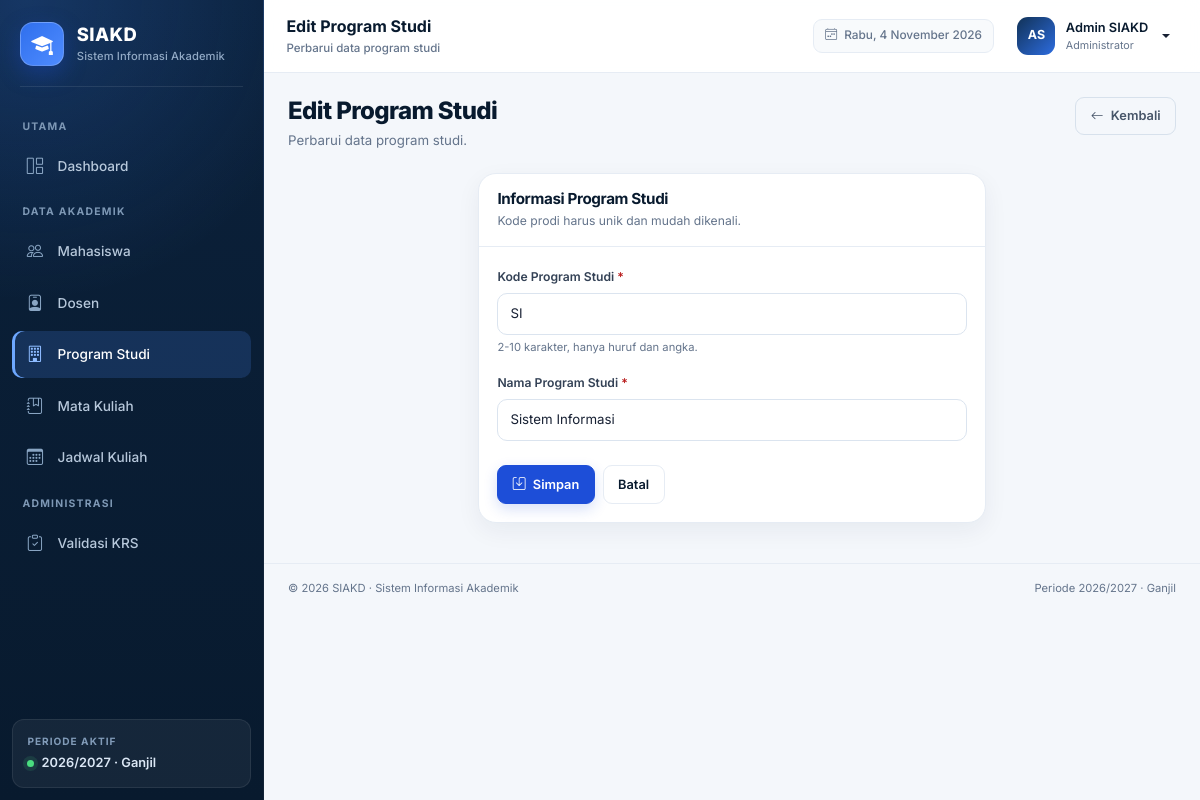
/admin/prodi_form.php?id=2 (signed in), run on the app's committed database.
### tables this page shows
CREATE TABLE `users` (
    `id` INT UNSIGNED NOT NULL AUTO_INCREMENT,
    `nama` VARCHAR(100) NOT NULL,
    `email` VARCHAR(120) NOT NULL,
    `password` VARCHAR(255) NOT NULL,
    `role` ENUM('admin', 'dosen', 'mahasiswa') NOT NULL,
    `status` ENUM('aktif', 'nonaktif') NOT NULL DEFAULT 'aktif',
    `created_at` TIMESTAMP NOT NULL DEFAULT CURRENT_TIMESTAMP,
    `updated_at` TIMESTAMP NOT NULL DEFAULT CURRENT_TIMESTAMP ON UPDATE CURRENT_TIMESTAMP,
    PRIMARY KEY (`id`),
    UNIQUE KEY `uq_users_email` (`email`),
    KEY `idx_users_role` (`role`)
);

CREATE TABLE `prodi` (
    `id` INT UNSIGNED NOT NULL AUTO_INCREMENT,
    `kode_prodi` VARCHAR(10) NOT NULL,
    `nama_prodi` VARCHAR(100) NOT NULL,
    `created_at` TIMESTAMP NOT NULL DEFAULT CURRENT_TIMESTAMP,
    `updated_at` TIMESTAMP NOT NULL DEFAULT CURRENT_TIMESTAMP ON UPDATE CURRENT_TIMESTAMP,
    PRIMARY KEY (`id`),
    UNIQUE KEY `uq_prodi_kode` (`kode_prodi`),
    UNIQUE KEY `uq_prodi_nama` (`nama_prodi`)
);

### includes/functions.php (called while the page is built, shortened)
<?php
function base_url(string $path = ''): string
{
    $path = ltrim($path, '/');
    return BASE_URL . ($path !== '' ? '/' . $path : '/');
}
function e(mixed $value): string
{
    return htmlspecialchars((string) $value, ENT_QUOTES | ENT_SUBSTITUTE, 'UTF-8');
}
function pull_form_state(): array
{
    $state = [
        'old' => is_array($_SESSION['_old_input'] ?? null) ? $_SESSION['_old_input'] : [],
        'errors' => is_array($_SESSION['_form_errors'] ?? null) ? $_SESSION['_form_errors'] : [],
    ];
    return $state;
}
function query(string $key, mixed $default = ''): mixed
{
    $value = $_GET[$key];
    return is_string($value) ? trim($value) : $value;
}
function initials(string $name): string
{
    $parts = preg_split('/\s+/', trim($name)) ?: [];
    $initials = '';
    foreach (array_slice($parts, 0, 2) as $part) {
        $initials .= mb_strtoupper(mb_substr($part, 0, 1));
    }
    return $initials !== '' ? $initials : 'U';
}
function role_label(string $role): string
{
    return match ($role) {
        'admin' => 'Administrator',
        'dosen' => 'Dosen',
        'mahasiswa' => 'Mahasiswa',
        default => ucfirst($role),
    };
}

### includes/auth.php (called while the page is built, shortened)
<?php
require_once __DIR__ . '/../config/database.php';
require_once __DIR__ . '/functions.php';
function current_user(): ?array
{
    static $loaded = false;
    static $user = null;
    if ($loaded) {
        return $user;
    }
    $loaded = true;
    $userId = (int) ($_SESSION['user_id'] ?? 0);
    try {
        $stmt = db()->prepare(
            "SELECT u.id, u.nama, u.email, u.role, u.status, u.created_at,
                    m.id AS mahasiswa_id, m.nim, m.prodi_id AS mahasiswa_prodi_id,
                    m.angkatan, m.jenis_kelamin, m.alamat,
                    d.id AS dosen_id, d.nidn, d.prodi_id AS dosen_prodi_id
             FROM users u
             LEFT JOIN mahasiswa m ON m.user_id = u.id
             LEFT JOIN dosen d ON d.user_id = u.id
             WHERE u.id = :id AND u.status = 'aktif'
             LIMIT 1"
        );
        $stmt->execute(['id' => $userId]);
        $result = $stmt->fetch();
        if ($result) {
            $user = $result;
            return $user;
        }
    } catch (Throwable $exception) {
        error_log('Auth check failed: ' . $exception->getMessage());
    }
    return null;
}
function require_login(): array
{
    $user = current_user();
    return $user;
}
function require_role(string ...$roles): array
{
    $user = require_login();
    return $user;
}

### config/database.php (called while the page is built, shortened)
<?php
function db(): PDO
{
    static $pdo = null;
    if ($pdo instanceof PDO) {
        return $pdo;
    }
    $dsn = sprintf(
        'mysql:host=%s;port=%s;dbname=%s;charset=utf8mb4',
        DB_HOST,
        DB_PORT,
        DB_NAME
    );
    try {
        $pdo = new PDO($dsn, DB_USER, DB_PASS, [
            PDO::ATTR_ERRMODE => PDO::ERRMODE_EXCEPTION,
            PDO::ATTR_DEFAULT_FETCH_MODE => PDO::FETCH_ASSOC,
            PDO::ATTR_EMULATE_PREPARES => false,
        ]);
    } catch (PDOException $exception) {
        error_log('Database connection failed: ' . $exception->getMessage());
        throw new RuntimeException(
            'Koneksi database gagal. Pastikan MySQL berjalan dan database "siakd" sudah diimpor dari database.sql.'
        );
    }
    return $pdo;
}

### admin/prodi_form.php (the view, shortened to what this page needs)
<?php
require_once __DIR__ . '/../includes/auth.php';
require_role('admin');
$id = max(0, (int) query('id', 0));
$isEdit = $id > 0;
$data = ['kode_prodi' => '', 'nama_prodi' => ''];
if ($isEdit) {
    $stmt = db()->prepare('SELECT * FROM prodi WHERE id = :id LIMIT 1');
    $stmt->execute(['id' => $id]);
    $found = $stmt->fetch();
    $data = $found;
}
$state = pull_form_state();
$old = $state['old'];
$errors = $state['errors'];
$value = static fn (string $key): string => (string) ($old[$key] ?? $data[$key] ?? '');
$error = static fn (string $key): ?string => $errors[$key] ?? null;
$pageTitle = $isEdit ? 'Edit Program Studi' : 'Tambah Program Studi';
$pageSubtitle = $isEdit ? 'Perbarui data program studi' : 'Tambahkan program studi baru';
require_once __DIR__ . '/../includes/header.php';
?>
<div class="page-heading">
    <div>
        <h1><?= e($pageTitle) ?></h1>
        <p><?= e($pageSubtitle) ?>.</p>
    </div>
    <a href="<?= e(base_url('admin/prodi.php')) ?>" class="btn btn-outline-secondary"><i class="bi bi-arrow-left me-1" aria-hidden="true"></i> Kembali</a>
</div>
<div class="row justify-content-center">
    <div class="col-lg-7">
        <div class="card">
            <div class="card-header">
                <h2>Informasi Program Studi</h2>
                <p class="section-subtitle mt-1">Kode prodi harus unik dan mudah dikenali.</p>
            </div>
            <div class="card-body">
                <form action="<?= e(base_url('actions/prodi.php')) ?>" method="post" novalidate>
                    <div class="mb-3">
                        <label for="kode_prodi" class="form-label">Kode Program Studi <span class="required">*</span></label>
                        <input type="text" class="form-control <?= $error('kode_prodi') ? 'is-invalid' : '' ?>" id="kode_prodi" name="kode_prodi" value="<?= e($value('kode_prodi')) ?>" maxlength="10" placeholder="Contoh: TI" style="text-transform: uppercase;" required>
                        <div class="form-text">2-10 karakter, hanya huruf dan angka.</div>
                    </div>
                    <div class="mb-4">
                        <label for="nama_prodi" class="form-label">Nama Program Studi <span class="required">*</span></label>
                        <input type="text" class="form-control <?= $error('nama_prodi') ? 'is-invalid' : '' ?>" id="nama_prodi" name="nama_prodi" value="<?= e($value('nama_prodi')) ?>" maxlength="100" placeholder="Contoh: Teknik Informatika" required>
                    </div>
                    <div class="d-flex gap-2">
                        <button type="submit" class="btn btn-primary"><i class="bi bi-save me-1" aria-hidden="true"></i> Simpan</button>
                        <a href="<?= e(base_url('admin/prodi.php')) ?>" class="btn btn-light">Batal</a>
                    </div>
                </form>
            </div>
        </div>
    </div>
</div>
<?php require_once __DIR__ . '/../includes/footer.php'; ?>

### includes/navbar.php (shortened to what this page needs)
<?php
$hariInggris = ['Sunday' => 'Minggu', 'Monday' => 'Senin', 'Tuesday' => 'Selasa', 'Wednesday' => 'Rabu', 'Thursday' => 'Kamis', 'Friday' => 'Jumat', 'Saturday' => 'Sabtu'];
$bulanInggris = [1 => 'Januari', 'Februari', 'Maret', 'April', 'Mei', 'Juni', 'Juli', 'Agustus', 'September', 'Oktober', 'November', 'Desember'];
$tanggalHariIni = ($hariInggris[date('l')] ?? date('l')) . ', ' . date('j') . ' ' . ($bulanInggris[(int) date('n')] ?? '') . ' ' . date('Y');
?>
<nav class="app-topbar d-flex align-items-center justify-content-between gap-2" aria-label="Navigasi atas">
    <div class="d-flex align-items-center gap-2 gap-md-3 min-w-0">
        <div class="min-w-0">
            <p class="topbar-title"><?= e($pageTitle) ?></p>
            <span class="topbar-subtitle"><?= e($pageSubtitle) ?></span>
        </div>
    </div>
    <div class="d-flex align-items-center gap-2 gap-md-3">
        <span class="topbar-date">
            <i class="bi bi-calendar4-week" aria-hidden="true"></i>
            <?= e($tanggalHariIni) ?>
        </span>
        <div class="dropdown">
            <button class="user-menu dropdown-toggle" type="button" data-bs-toggle="dropdown" aria-expanded="false" aria-label="Menu profil pengguna">
                <span class="avatar"><?= e(initials($currentUser['nama'])) ?></span>
                <span class="user-meta">
                    <span class="user-name"><?= e($currentUser['nama']) ?></span>
                    <span class="user-role"><?= e(role_label($currentUser['role'])) ?></span>
                </span>
            </button>
        </div>
    </div>
</nav>

### assets/css/style.css (style rules this page uses)
:root { --navy-950: #081a2e; --navy-900: #0b213b; --navy-800: #113257; --navy-700: #17456f; --primary: #1d4ed8; --primary-600: #1e40af; --primary-soft: #eaf0ff; --surface: #ffffff; --background: #f4f7fb; --text: #172033; --muted: #64748b; --line: #e6ecf4; --success: #15803d; --warning: #b45309; --danger: #b91c1c; --sidebar-width: 264px; --radius-lg: 18px; --radius-md: 14px; --shadow-sm: 0 8px 24px rgba(15, 42, 74, 0.06); --shadow-md: 0 18px 45px rgba(15, 42, 74, 0.10); }
* { box-sizing: border-box; }
html { min-height: 100%; }
body { min-height: 100vh; margin: 0; font-family: 'Inter', -apple-system, BlinkMacSystemFont, 'Segoe UI', sans-serif; font-size: 0.925rem; color: var(--text); background: var(--background); -webkit-font-smoothing: antialiased; }
a { color: var(--primary); text-decoration: none; }
h1, h2, h3, h4, h5, h6 { font-weight: 700; letter-spacing: -0.025em; color: var(--navy-950); }
.app-topbar { position: sticky; top: 0; z-index: 1020; min-height: 72px; padding: 0.75rem 1.4rem; background: rgba(255, 255, 255, 0.92); border-bottom: 1px solid var(--line); backdrop-filter: blur(14px); }
.topbar-title { margin: 0; font-size: 1rem; font-weight: 700; color: var(--navy-950); }
.topbar-subtitle { display: block; margin-top: 0.12rem; font-size: 0.72rem; font-weight: 500; color: var(--muted); }
.topbar-date { display: inline-flex; align-items: center; gap: 0.45rem; padding: 0.45rem 0.7rem; font-size: 0.74rem; font-weight: 500; color: var(--muted); background: #f8fafc; border: 1px solid var(--line); border-radius: 9px; }
.user-menu { display: flex; align-items: center; gap: 0.65rem; padding: 0.3rem 0.45rem; color: var(--text); border: 0; border-radius: 11px; background: transparent; }
.avatar { display: inline-grid; place-items: center; flex: 0 0 auto; width: 38px; height: 38px; font-size: 0.78rem; font-weight: 700; color: #ffffff; background: linear-gradient(135deg, var(--navy-800), #2d6cdf); border-radius: 11px; }
.user-meta { min-width: 0; text-align: left; }
.user-name { display: block; max-width: 180px; overflow: hidden; font-size: 0.8rem; font-weight: 600; color: var(--navy-950); text-overflow: ellipsis; white-space: nowrap; }
.user-role { display: block; margin-top: 0.05rem; font-size: 0.67rem; color: var(--muted); }
.page-heading { display: flex; align-items: flex-start; justify-content: space-between; gap: 1rem; margin-bottom: 1.35rem; }
.page-heading h1 { margin: 0; font-size: 1.5rem; font-weight: 800; }
.page-heading p { margin: 0.35rem 0 0; font-size: 0.83rem; color: var(--muted); }
.card { border: 1px solid var(--line); border-radius: var(--radius-lg); box-shadow: var(--shadow-sm); }
.card-header { padding: 1rem 1.15rem; background: transparent; border-bottom: 1px solid var(--line); }
.card-header h2, .card-header h3, .card-title { margin: 0; font-size: 0.95rem; font-weight: 700; color: var(--navy-950); }
.card-body { padding: 1.15rem; }
.form-label { margin-bottom: 0.38rem; font-size: 0.76rem; font-weight: 600; color: #334155; }
.form-label .required { color: var(--danger); }
.form-control, .form-select { min-height: 42px; padding: 0.55rem 0.75rem; font-size: 0.83rem; color: var(--text); background-color: #ffffff; border: 1px solid #dbe4ef; border-radius: 10px; transition: border-color 0.18s ease, box-shadow 0.18s ease; }
.form-control::placeholder { color: #a6b3c2; }
.form-text { font-size: 0.7rem; color: var(--muted); }
.btn { padding: 0.55rem 0.9rem; font-size: 0.8rem; font-weight: 600; border-radius: 9px; transition: all 0.18s ease; }
.btn-primary { color: #ffffff; background: var(--primary); border-color: var(--primary); box-shadow: 0 5px 14px rgba(29, 78, 216, 0.18); }
.btn-outline-secondary { color: #475569; border-color: #d7e1ec; }
.btn-light { color: var(--navy-950); background: #ffffff; border-color: var(--line); }
.section-subtitle { margin: 0; font-size: 0.76rem; color: var(--muted); }

### data on the page
users: nama "AS", nama "Admin SIAKD", role "Administrator"
prodi: kode_prodi "SI", nama_prodi "Sistem Informasi"

### other printed values
APP_NAME "SIAKD"
APP_FULL_NAME "Sistem Informasi Akademik"
$section['label'] "UTAMA"
$item['title'] "Dashboard"
$section['label'] "DATA AKADEMIK"
$item['title'] "Mahasiswa"
$item['title'] "Dosen"
$item['title'] "Program Studi"
$item['title'] "Mata Kuliah"
$item['title'] "Jadwal Kuliah"
$section['label'] "ADMINISTRASI"
$item['title'] "Validasi KRS"
TAHUN_AJARAN_AKTIF "2026/2027"
SEMESTER_AKTIF "Ganjil"
$pageTitle "Edit Program Studi"
